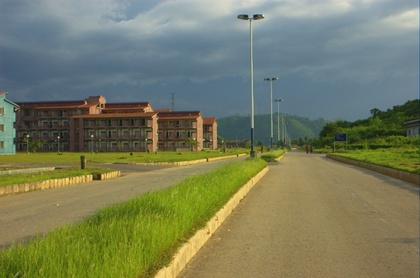
%> input picture Raw Images/IITG.jpg, 420 x 278 px, shrunk from 800 x 530 before the run
$ octave Corner.m   (GNU Octave 9; MATLAB toolbox functions it lacks are replaced by stand-ins)
%> lines starting %> are read from the running program, lines starting %| are printed output that depends on the picture
% Corner Detection

clc;
clear all;
close all;
%Reading the input image
im = imread("IITG.jpg");
%> im is the input picture: size 278x420x3 uint8; mean R, G, B 119, 124.2, 95
im = rgb2gray(im);% Changing into grey scale
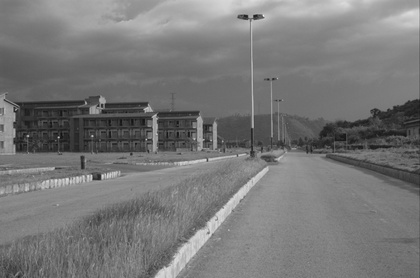
%> im: size 278x420 uint8; min 16, max 243, mean 119.3

% Considering a 3*3 sobel mask
dx = [-1 -2 -1;0 0 0;1 2 1];
dy = [-1 0 1;-2 0 2;-1 0 1];

% Constructing gaussian kernel
sigma = 1;
mask = zeros(3,3);
sum = 0;
for i=1:3
    for j=1:3
        e = (i-2)^2+(j-2)^2;
        mask(i,j) = exp((-1*e)/(2*sigma^2));
        sum = sum + mask(i,j);
    end
end
mask = mask/sum; %Normalising

Ix = xcorr2(im,dx); %Gradient along X
Iy = xcorr2(im,dy); %Gradient along Y
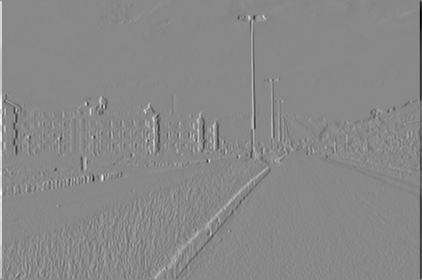
%> Iy: size 280x422 double; min -840, max 727, mean 0; drawn with min black and max white

Ix2 = xcorr2(Ix.^2,mask); %Convolving with gaussian kernel as the weighting factor
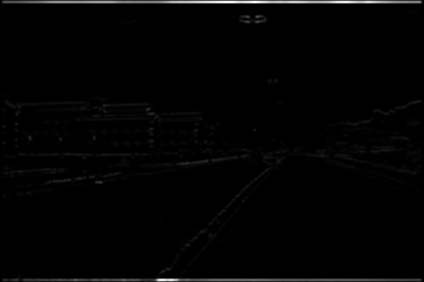
%> Ix2: size 282x424 double; min 0, max 542641.3, mean 7422.2; drawn with min black and max white
Iy2 = xcorr2(Iy.^2,mask);
Ixy = xcorr2(Ix.*Iy,mask);
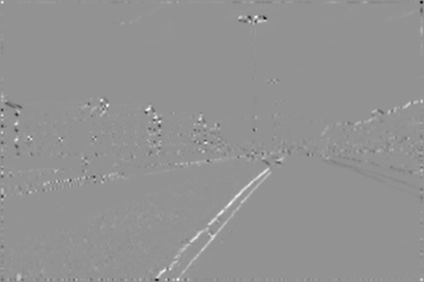
%> Ixy: size 282x424 double; min -62878.9, max 46284.4, mean 198.1; drawn with min black and max white
Ix =  xcorr2(Ix,mask);
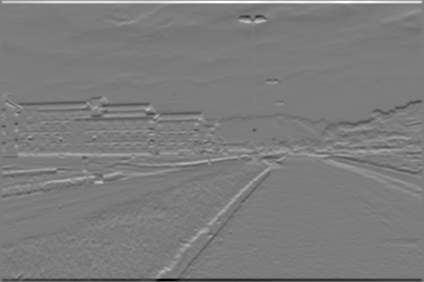
%> Ix: size 282x424 double; min -602.5, max 627.6, mean 0; drawn with min black and max white
Iy =  xcorr2(Iy,mask);
%> Iy: size 282x424 double

R = ((Ix2.*Iy2)-(Ixy).^2 -0.05*(Ix+Iy).^2); %Corner score

max_sup = ordfilt2(R,9,ones(3,3)); %Maximal Supression
harris_points = (R==max_sup) & (R > 5*10^7); %Another step of thresholding
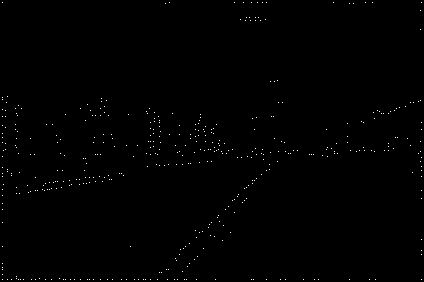
%> harris_points: size 282x424 logical; 0.38% white in thin lines or dots
[r,c] = find(harris_points); %(x,y) co-ordinates of corner points
%> r = 459 values from 3 to 280; c = 459 values from 3 to 422

figure(1)
imshow(im);
title("Original image");
figure(2)
imshow(im);
hold on;
plot(c,r,'ys');
title("Harris corners detected")
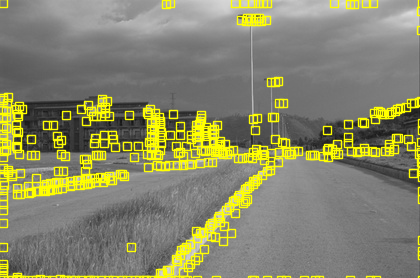
%> figure redrawn from the program's plot data; its title reads 'Harris corners detected'
